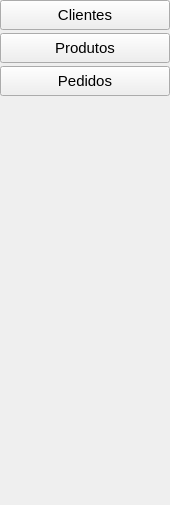
            <widget class="QWidget" name="page_cadastro">
             <property name="geometry">
              <rect>
               <x>0</x>
               <y>0</y>
               <width>170</width>
               <height>505</height>
              </rect>
             </property>
             <attribute name="label">
              <string>Cadastro</string>
             </attribute>
             <layout class="QVBoxLayout" name="verticalLayout_4">
              <property name="spacing">
               <number>3</number>
              </property>
              <property name="leftMargin">
               <number>0</number>
              </property>
              <property name="topMargin">
               <number>0</number>
              </property>
              <property name="rightMargin">
               <number>0</number>
              </property>
              <property name="bottomMargin">
               <number>0</number>
              </property>
              <item>
               <widget class="QPushButton" name="btn_cliente">
                <property name="minimumSize">
                 <size>
                  <width>0</width>
                  <height>30</height>
                 </size>
                </property>
                <property name="font">
                 <font>
                  <pointsize>11</pointsize>
                 </font>
                </property>
                <property name="cursor">
                 <cursorShape>PointingHandCursor</cursorShape>
                </property>
                <property name="styleSheet">
                 <string notr="true"/>
                </property>
                <property name="text">
                 <string>Clientes</string>
                </property>
               </widget>
              </item>
              <item>
               <widget class="QPushButton" name="btn_produtos">
                <property name="minimumSize">
                 <size>
                  <width>0</width>
                  <height>30</height>
                 </size>
                </property>
                <property name="font">
                 <font>
                  <pointsize>11</pointsize>
                 </font>
                </property>
                <property name="cursor">
                 <cursorShape>PointingHandCursor</cursorShape>
                </property>
                <property name="styleSheet">
                 <string notr="true"/>
                </property>
                <property name="text">
                 <string>Produtos</string>
                </property>
               </widget>
              </item>
              <item>
               <widget class="QPushButton" name="btn_pedidos">
                <property name="minimumSize">
                 <size>
                  <width>0</width>
                  <height>30</height>
                 </size>
                </property>
                <property name="font">
                 <font>
                  <pointsize>11</pointsize>
                 </font>
                </property>
                <property name="cursor">
                 <cursorShape>PointingHandCursor</cursorShape>
                </property>
                <property name="styleSheet">
                 <string notr="true"/>
                </property>
                <property name="text">
                 <string>Pedidos</string>
                </property>
               </widget>
              </item>
              <item>
               <spacer name="verticalSpacer">
                <property name="orientation">
                 <enum>Qt::Vertical</enum>
                </property>
                <property name="sizeHint" stdset="0">
                 <size>
                  <width>20</width>
                  <height>40</height>
                 </size>
                </property>
               </spacer>
              </item>
             </layout>
            </widget>
